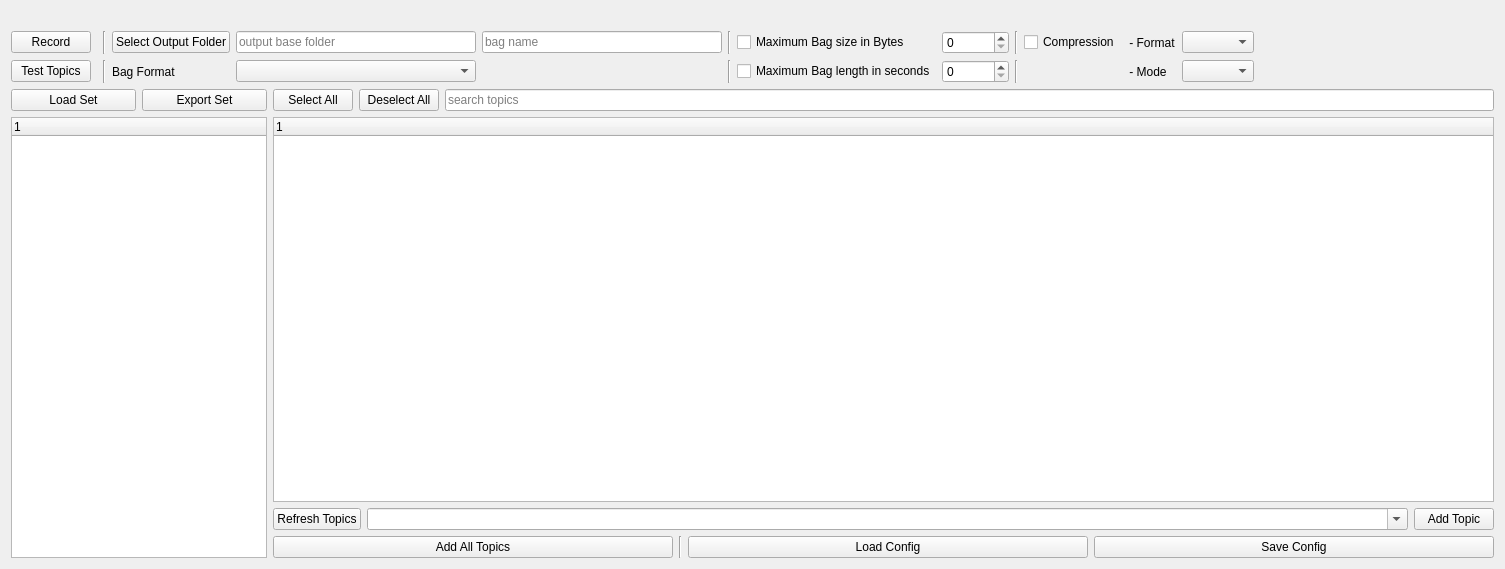
<?xml version="1.0" encoding="UTF-8"?>
<ui version="4.0">
 <class>BagRecorderWidget</class>
 <widget class="QWidget" name="BagRecorderWidget">
  <property name="geometry">
   <rect>
    <x>0</x>
    <y>0</y>
    <width>1505</width>
    <height>569</height>
   </rect>
  </property>
  <property name="windowTitle">
   <string>rqt_bag_recorder</string>
  </property>
  <layout class="QVBoxLayout" name="verticalLayout">
   <item>
    <layout class="QHBoxLayout" name="record_layout">
     <item>
      <spacer name="horizontal_spacer">
       <property name="orientation">
        <enum>Qt::Horizontal</enum>
       </property>
       <property name="sizeHint" stdset="0">
        <size>
         <width>40</width>
         <height>20</height>
        </size>
       </property>
      </spacer>
     </item>
    </layout>
   </item>
   <item>
    <layout class="QGridLayout" name="options_layout">
     <item row="2" column="12">
      <widget class="Line" name="line_3">
       <property name="orientation">
        <enum>Qt::Vertical</enum>
       </property>
      </widget>
     </item>
     <item row="2" column="14">
      <widget class="QLabel" name="o_compressio_mode_label">
       <property name="text">
        <string> - Mode</string>
       </property>
      </widget>
     </item>
     <item row="2" column="9">
      <widget class="Line" name="line_7">
       <property name="orientation">
        <enum>Qt::Vertical</enum>
       </property>
      </widget>
     </item>
     <item row="0" column="15">
      <widget class="QComboBox" name="o_compression_format_cbox">
       <property name="editable">
        <bool>false</bool>
       </property>
      </widget>
     </item>
     <item row="0" column="16">
      <spacer name="horizontalSpacer">
       <property name="orientation">
        <enum>Qt::Horizontal</enum>
       </property>
       <property name="sizeHint" stdset="0">
        <size>
         <width>40</width>
         <height>20</height>
        </size>
       </property>
      </spacer>
     </item>
     <item row="0" column="5">
      <widget class="Line" name="line_4">
       <property name="orientation">
        <enum>Qt::Vertical</enum>
       </property>
      </widget>
     </item>
     <item row="2" column="10">
      <widget class="QCheckBox" name="o_mx_length_toggle">
       <property name="text">
        <string>Maximum Bag length in seconds</string>
       </property>
      </widget>
     </item>
     <item row="2" column="7">
      <widget class="QComboBox" name="o_format_cbox"/>
     </item>
     <item row="0" column="0">
      <widget class="QPushButton" name="record_button">
       <property name="sizePolicy">
        <sizepolicy hsizetype="Minimum" vsizetype="Fixed">
         <horstretch>0</horstretch>
         <verstretch>0</verstretch>
        </sizepolicy>
       </property>
       <property name="text">
        <string>Record</string>
       </property>
      </widget>
     </item>
     <item row="2" column="15">
      <widget class="QComboBox" name="o_compression_mode_cbox"/>
     </item>
     <item row="2" column="6">
      <widget class="QLabel" name="o_format_label">
       <property name="text">
        <string>Bag Format</string>
       </property>
      </widget>
     </item>
     <item row="0" column="12">
      <widget class="Line" name="line_2">
       <property name="orientation">
        <enum>Qt::Vertical</enum>
       </property>
      </widget>
     </item>
     <item row="0" column="13">
      <widget class="QCheckBox" name="o_compression_toggle">
       <property name="text">
        <string>Compression</string>
       </property>
      </widget>
     </item>
     <item row="2" column="0">
      <widget class="QPushButton" name="test_topics_button">
       <property name="text">
        <string>Test Topics</string>
       </property>
      </widget>
     </item>
     <item row="0" column="7">
      <widget class="QLineEdit" name="out_file_box">
       <property name="placeholderText">
        <string>output base folder</string>
       </property>
      </widget>
     </item>
     <item row="2" column="4">
      <widget class="rqt_bag_recorder::CPBar" name="test_w" native="true">
       <property name="sizePolicy">
        <sizepolicy hsizetype="Fixed" vsizetype="Fixed">
         <horstretch>0</horstretch>
         <verstretch>0</verstretch>
        </sizepolicy>
       </property>
      </widget>
     </item>
     <item row="0" column="11">
      <widget class="QSpinBox" name="o_mx_size_spin">
       <property name="maximum">
        <number>2147483647</number>
       </property>
      </widget>
     </item>
     <item row="2" column="11">
      <widget class="QSpinBox" name="o_mx_length_spin">
       <property name="maximum">
        <number>2147483647</number>
       </property>
      </widget>
     </item>
     <item row="0" column="10">
      <widget class="QCheckBox" name="o_mx_size_toggle">
       <property name="text">
        <string>Maximum Bag size in Bytes</string>
       </property>
      </widget>
     </item>
     <item row="0" column="4">
      <widget class="rqt_bag_recorder::RecordDot" name="record_w" native="true">
       <property name="sizePolicy">
        <sizepolicy hsizetype="Fixed" vsizetype="Fixed">
         <horstretch>0</horstretch>
         <verstretch>0</verstretch>
        </sizepolicy>
       </property>
      </widget>
     </item>
     <item row="2" column="5">
      <widget class="Line" name="line_5">
       <property name="orientation">
        <enum>Qt::Vertical</enum>
       </property>
      </widget>
     </item>
     <item row="0" column="9">
      <widget class="Line" name="line_6">
       <property name="orientation">
        <enum>Qt::Vertical</enum>
       </property>
      </widget>
     </item>
     <item row="0" column="6">
      <widget class="QPushButton" name="set_output">
       <property name="text">
        <string>Select Output Folder</string>
       </property>
      </widget>
     </item>
     <item row="0" column="14">
      <widget class="QLabel" name="o_compression_format_label">
       <property name="text">
        <string> - Format</string>
       </property>
      </widget>
     </item>
     <item row="0" column="8">
      <widget class="QLineEdit" name="bag_name_box">
       <property name="placeholderText">
        <string>bag name</string>
       </property>
      </widget>
     </item>
    </layout>
   </item>
   <item>
    <layout class="QHBoxLayout" name="main_layout">
     <item>
      <layout class="QVBoxLayout" name="set_layout">
       <item>
        <layout class="QHBoxLayout" name="set_load_layout">
         <item>
          <widget class="QPushButton" name="load_set_button">
           <property name="text">
            <string>Load Set</string>
           </property>
          </widget>
         </item>
         <item>
          <widget class="QPushButton" name="export_set_bottun">
           <property name="text">
            <string>Export Set</string>
           </property>
          </widget>
         </item>
        </layout>
       </item>
       <item>
        <widget class="QTreeWidget" name="set_tree">
         <property name="sizePolicy">
          <sizepolicy hsizetype="Maximum" vsizetype="Expanding">
           <horstretch>0</horstretch>
           <verstretch>0</verstretch>
          </sizepolicy>
         </property>
         <property name="maximumSize">
          <size>
           <width>16777215</width>
           <height>16777215</height>
          </size>
         </property>
         <column>
          <property name="text">
           <string notr="true">1</string>
          </property>
         </column>
        </widget>
       </item>
      </layout>
     </item>
     <item>
      <layout class="QVBoxLayout" name="tree_layout">
       <item>
        <layout class="QHBoxLayout" name="filter_layout">
         <item>
          <widget class="QPushButton" name="select_all_button">
           <property name="text">
            <string>Select All</string>
           </property>
          </widget>
         </item>
         <item>
          <widget class="QPushButton" name="deselect_all_button">
           <property name="text">
            <string>Deselect All</string>
           </property>
          </widget>
         </item>
         <item>
          <widget class="QLineEdit" name="topic_filter">
           <property name="placeholderText">
            <string>search topics</string>
           </property>
          </widget>
         </item>
        </layout>
       </item>
       <item>
        <widget class="QTreeWidget" name="topic_tree">
         <column>
          <property name="text">
           <string notr="true">1</string>
          </property>
         </column>
        </widget>
       </item>
       <item>
        <layout class="QHBoxLayout" name="add_topic_layout">
         <item>
          <widget class="QPushButton" name="refresh_topics_button">
           <property name="text">
            <string>Refresh Topics</string>
           </property>
          </widget>
         </item>
         <item>
          <widget class="QComboBox" name="topics_combo_box">
           <property name="sizePolicy">
            <sizepolicy hsizetype="Expanding" vsizetype="Fixed">
             <horstretch>0</horstretch>
             <verstretch>0</verstretch>
            </sizepolicy>
           </property>
           <property name="toolTip">
            <string>Type to search topics</string>
           </property>
           <property name="editable">
            <bool>true</bool>
           </property>
          </widget>
         </item>
         <item>
          <widget class="QPushButton" name="add_topic_button">
           <property name="text">
            <string>Add Topic</string>
           </property>
          </widget>
         </item>
        </layout>
       </item>
       <item>
        <layout class="QHBoxLayout" name="topic_layout">
         <item>
          <widget class="QPushButton" name="add_all_topics">
           <property name="text">
            <string>Add All Topics</string>
           </property>
          </widget>
         </item>
         <item>
          <widget class="Line" name="line">
           <property name="orientation">
            <enum>Qt::Vertical</enum>
           </property>
          </widget>
         </item>
         <item>
          <widget class="QPushButton" name="load_config">
           <property name="text">
            <string>Load Config</string>
           </property>
          </widget>
         </item>
         <item>
          <widget class="QPushButton" name="save_config">
           <property name="text">
            <string>Save Config</string>
           </property>
          </widget>
         </item>
        </layout>
       </item>
      </layout>
     </item>
    </layout>
   </item>
  </layout>
 </widget>
 <customwidgets>
  <customwidget>
   <class>rqt_bag_recorder::CPBar</class>
   <extends>QWidget</extends>
   <header>rqt_bag_recorder/bag_recorder_widgets.hpp</header>
   <container>1</container>
  </customwidget>
  <customwidget>
   <class>rqt_bag_recorder::RecordDot</class>
   <extends>QWidget</extends>
   <header>rqt_bag_recorder/bag_recorder_widgets.hpp</header>
   <container>1</container>
  </customwidget>
 </customwidgets>
 <resources/>
 <connections/>
</ui>
